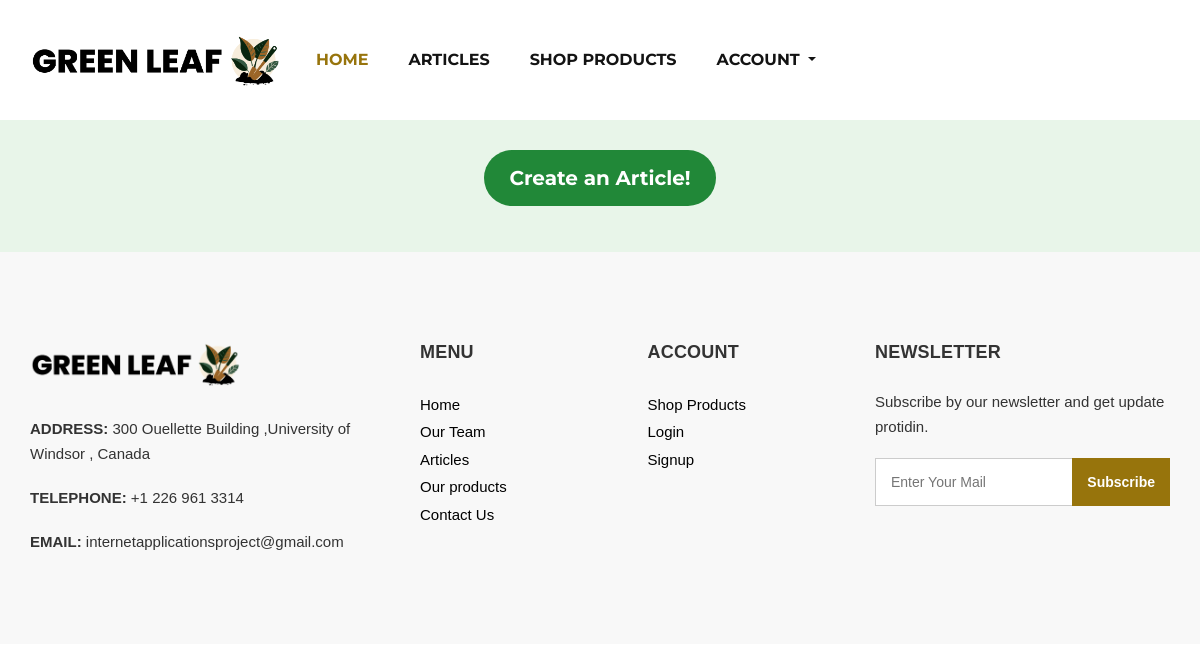
The page /article-home/ on the database as committed earlier.
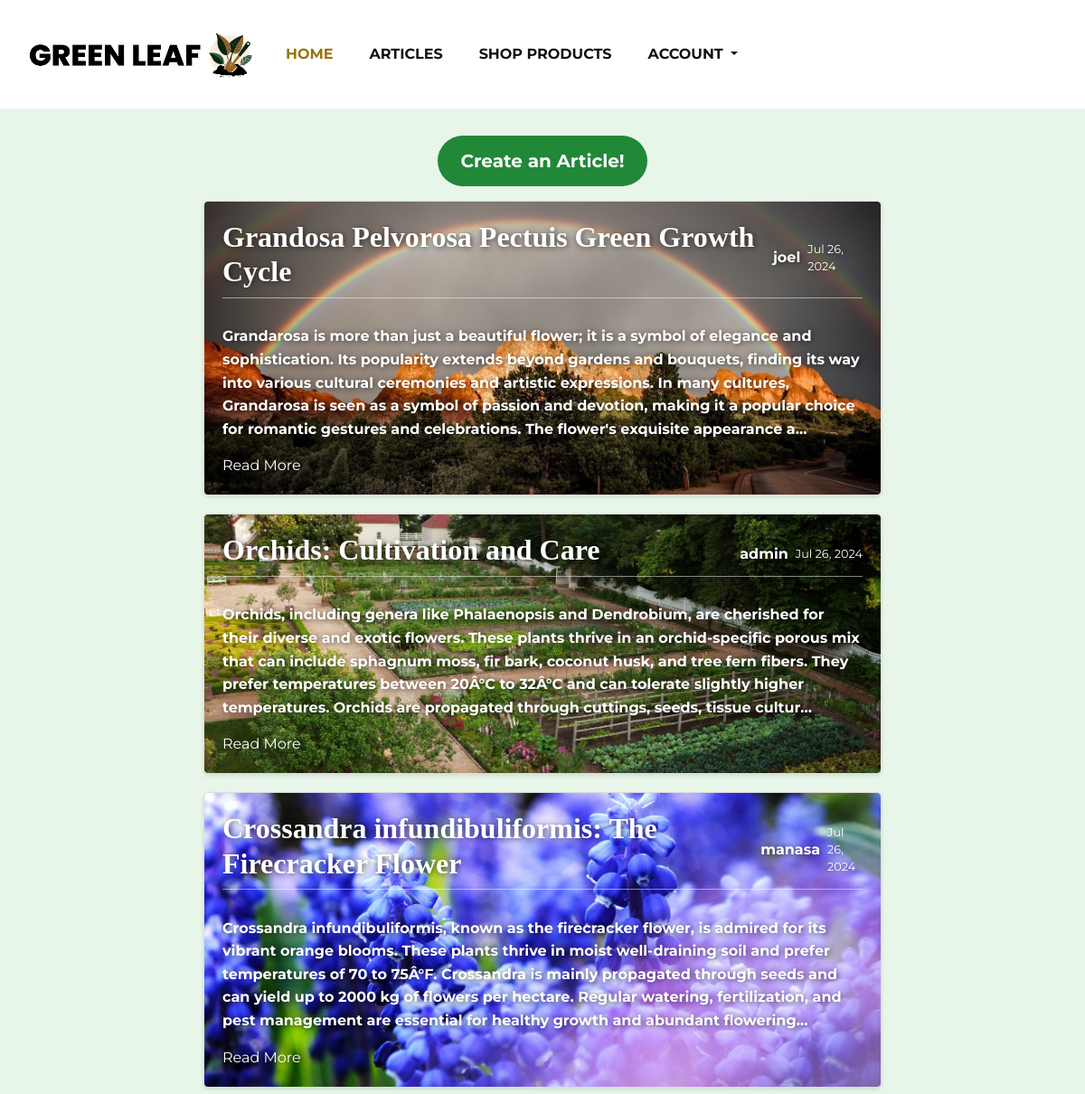
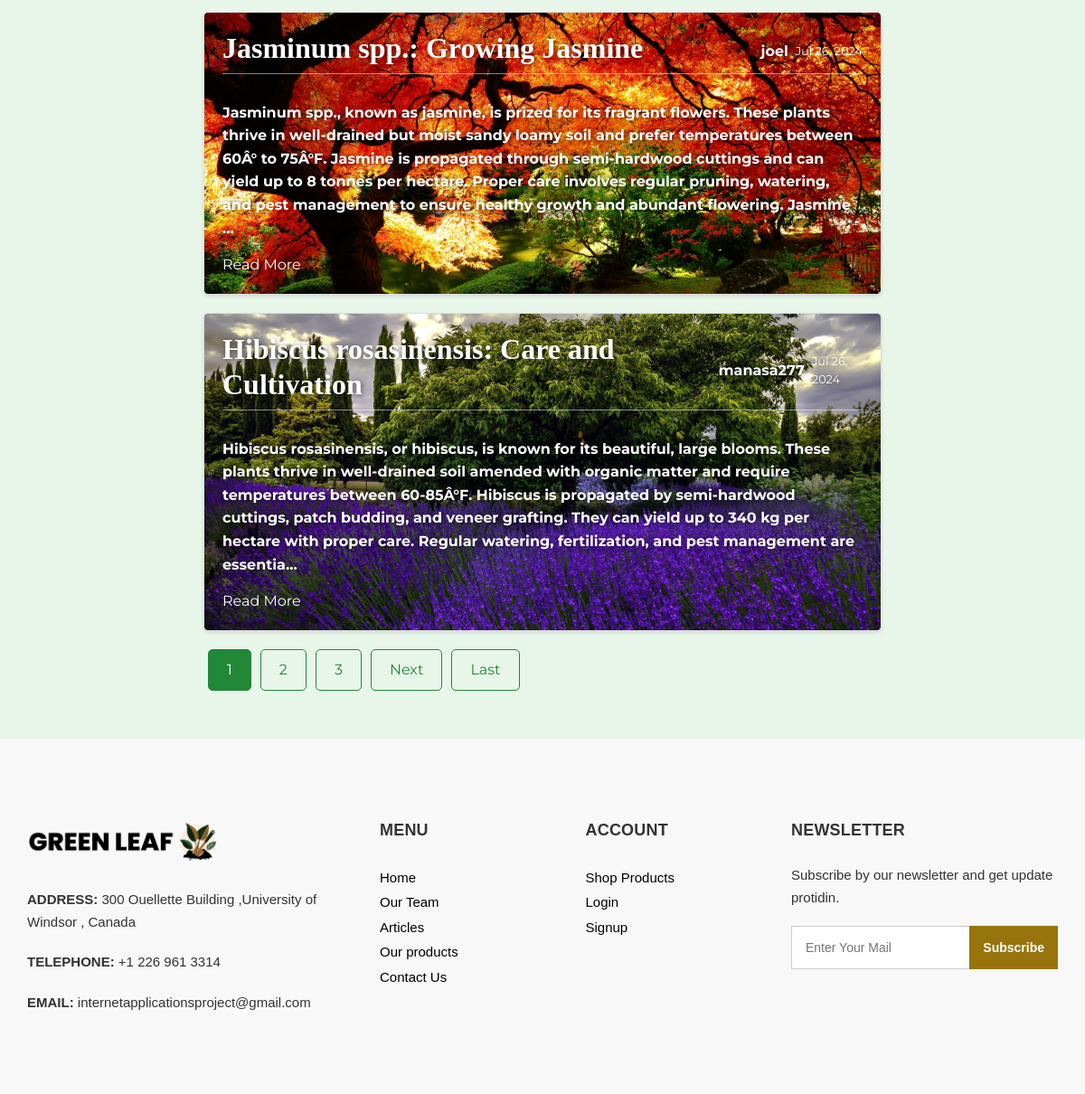
The same page on the database as committed later (2 pictures, top to bottom).
### GreenWebsite/models.py (models this page shows, shortened)
class Articles(models.Model):
    title = models.CharField(max_length=100)
    content = models.TextField()
    date_posted = models.DateTimeField(default=timezone.now)
    author = models.ForeignKey(User, on_delete=models.CASCADE)

### GreenWebsite/views.py (the view)
# urls.py: path('article-home/', ArticleListView.as_view(), name='article-home'),
class ArticleListView(ListView):
    model = Articles
    template_name = "articles/article-home.html"  # model_List.html is the default but since we built it already, we will proceed to change
    context_object_name = "posts"  # the default will be object
    ordering = ['-date_posted']
    paginate_by = 5

### templates/articles/article-home.html (shortened to what this page needs)
{% extends 'base.html' %}
{% load static %}
{% block article-bootstrap %} <link rel="stylesheet" href="{% static 'articles-home.css' %}"> {% endblock %}
{% block body %}
    <div class="container-fluid">
        <div class="row justify-content-center">
            <div class="col-auto">
                <button type="button" class="btn-quarternary" onclick="window.location.href='{% url 'article-create' %}'"><strong>Create an Article!</strong></button>
            </div>
        </div>
        <div class="row justify-content-center">
            <div class="col-12 col-md-10 col-lg-8">
                {% for article in posts %}
                    <article class="media content-section" style="background-image: url('{% static '../media/article_bg_img/' %}{% cycle 'article_b_img_1.jpg' 'article_b_img_2.jpg' 'article_b_img_3.jpg' 'article_b_img_4.jpg' 'article_b_img_5.jpg' as bg_image %}');">
                      <div class="media-body">
                        <div class="article-metadata">
                          <h2 class="article-title font-weight-bold"><a href="{% url 'article-detail' article.id %}">{{ article.title }}</a></h2>
                          <div class="metadata-right">
                            <a class="mr-2 font-weight-bold" href="{% url 'user-articles' article.author.username %}">{{ article.author }}</a>
                            <small >{{ article.date_posted|date:"M d, Y" }}</small>
                          </div>
                        </div>
                        <p class="article-content"><strong>
                            {{ article.content|truncatechars:400 }} </strong>
                        </p>
                        <a href="{% url 'article-detail' article.id %}", style="color: white">Read More</a>
                      </div>
                    </article>
                {% endfor %}
            {% if is_paginated %}
                <div class="pagination">
                    {% for num in page_obj.paginator.page_range %}
                        {% if page_obj.number == num %}
                            <a class="btn btn-info mb-4 current" href="?page={{ num }}">{{ num }}</a>
                        {% elif num > page_obj.number|add:'-3' and num < page_obj.number|add:'3'%}
                            <a class="btn btn-info mb-4" href="?page={{ num }}">{{ num }}</a>
                        {% endif %}
                    {% endfor %}
                    {% if page_obj.has_next %}
                        <a class="btn btn-outline-info mb-4" href="?page={{ page_obj.next_page_number }}">Next</a>
                        <a class="btn btn-outline-info mb-4" href="?page={{ page_obj.paginator.num_pages }}">Last</a>
                    {% endif %}
                </div>
            {% endif %}
            </div>
        </div>
    </div>
{% endblock body %}

### templates/base.html (shortened to what this page needs)
<!DOCTYPE html>
{% load static %}
<html lang="en">
   <head>
      <link rel="stylesheet" type="text/css" href="{% static 'css/bootstrap.css' %}" >
       <link rel="stylesheet" href="{% static 'dashboard.css' %}">
<link rel="stylesheet" href="https://cdnjs.cloudflare.com/ajax/libs/font-awesome/6.0.0-beta3/css/all.min.css">
      <link href="{% static 'css/font-awesome.min.css' %}" rel="stylesheet" />
      <link href="{% static 'css/style.css' %}?v={{ STATIC_VERSION }}" rel="stylesheet" />
      <link href="{% static 'css/responsive.css' %}" rel="stylesheet" />
       {% block article-bootstrap %} {% endblock article-bootstrap %}
   </head>
   <body>
      <div class="hero_area">
         <header class="header_section">
            <div class="container">
               <nav class="navbar navbar-expand-lg custom_nav-container ">
                  <a class="navbar-brand" href="{% url 'dashboard' %}"><img width="250" src="{% static 'images/logo.png' %}" alt="#" /></a>
                  <div class="collapse navbar-collapse" id="navbarSupportedContent">
                     <ul class="navbar-nav">
                        <li class="nav-item active">
                           <a class="nav-link" href="{% url 'dashboard' %}">Home <span class="sr-only">(current)</span></a>
                        </li>
                        <li class="nav-item">
                           <a class="nav-link" href="{% url 'botanica-home' %}">ARTICLES</a>
                        </li>
                         <li class="nav-item">
                           <a class="nav-link" href="{% url 'product_gallery' %}">SHOP PRODUCTS</a>
                        </li>
                        <li class="nav-item dropdown">
                           <a class="nav-link dropdown-toggle" href="#" data-toggle="dropdown" role="button" aria-haspopup="true" aria-expanded="true"> <span class="nav-label glyphicon glyphicon-user">Account </span></a>
                        </li>
                     </ul>
                  </div>
               </nav>
            </div>
         </header>
              </div>
    {% block body %}
    {% endblock %}
      <footer>
         <div class="container">
            <div class="row">
               <div class="col-md-4">
                   <div class="full">
                      <div class="logo_footer">
                        <a href="#"><img width="210" src="{% static 'images/logo.png' %}" alt="#" /></a>
                      </div>
                      <div class="information_f">
                        <p><strong>ADDRESS:</strong> 300 Ouellette Building ,University of Windsor , Canada</p>
                        <p><strong>TELEPHONE:</strong> +1 226 961 3314</p>
                        <p><strong>EMAIL:</strong> internetapplicationsproject@gmail.com</p>
                      </div>
                   </div>
               </div>
               <div class="col-md-8">
                  <div class="row">
                  <div class="col-md-7">
                     <div class="row">
                        <div class="col-md-6">
                     <div class="widget_menu">
                        <h3>Menu</h3>
                        <ul>
                           <li><a href="{% url 'dashboard' %}">Home</a></li>
                           <li><a href="{% url 'dashboard' %}" id="our-team-link">Our Team</a></li>
                            <li><a href="{% url 'botanica-home' %}">Articles</a></li>
                           <li><a href="{% url 'product_gallery' %}">Our products</a></li>
                           <li><a href="{% url 'contact-us' %}">Contact Us</a></li>
                        </ul>
                     </div>
                  </div>
                  <div class="col-md-6">
                     <div class="widget_menu">
                        <h3>Account</h3>
                        <ul>
                           <li><a href="{% url 'product_gallery' %}">Shop Products</a></li>
                            {% if user.is_authenticated %}
                                <li><a  href="{% url 'cart' %}">Checkout</a></li>
                                    <li><a href="{% url 'profile' %}">Profile</a></li>
                              <li><a href="{%  url 'order_history' %}">Order History</a></li>
                                    <li><a href="/logout">Logout</a></li>
                        {% else %}
                                    <li><a href="/login">Login</a></li>
                           <li><a href="/signup">Signup</a></li>
                        {% endif %}
                        </ul>
                     </div>
                  </div>
                     </div>
                  </div>
                  <div class="col-md-5">
                     <div class="widget_menu">
                        <h3>Newsletter</h3>
                        <div class="information_f">
                          <p>Subscribe by our newsletter and get update protidin.</p>
                        </div>
                        <div class="form_sub">
                          <form method="post" action="{% url 'subscribe' %}">
        <fieldset>
            <div class="field">
                <input type="email" placeholder="Enter Your Mail" name="email" required />
                <input type="submit" value="Subscribe" />
            </div>
        </fieldset>
    </form>
                        </div>
                     </div>
                  </div>
                  </div>
               </div>
            </div>
         </div>
      </footer>
   </body>
</html>

### static/dashboard.css (style rules this page uses)
body, html { margin: 0; padding: 0; font-family: 'Arial', sans-serif; }
.navbar { display: flex; justify-content: space-between; align-items: center; padding: 10px 20px; height: 90px; }
footer { background-color: #f5f5f5; color: #333; padding: 20px; font-family: Arial, sans-serif; }
.container { display: flex; }

### static/css/style.css (style rules this page uses)
* { box-sizing: border-box; }
body { font-family: 'Montserrat', sans-serif; color: #0c0c0c; background-color: #ffffff; overflow-x: hidden; }
h1, h2 { font-family: 'Playfair Display', serif; }
a, a:hover, a:focus { text-decoration: none; }
.btn, .btn:focus { outline: none !important; -webkit-box-shadow: none; box-shadow: none; }
.hero_area { position: relative; display: -webkit-box; display: -ms-flexbox; display: flex; -webkit-box-orient: vertical; -webkit-box-direction: normal; -ms-flex-direction: column; flex-direction: column; }
.header_section { padding: 15px 0; }
.navbar-brand { font-family: 'Playfair Display', serif; }
.custom_nav-container { padding: 0; }
.custom_nav-container .navbar-nav { margin-left: auto; }
.custom_nav-container .navbar-nav .nav-item .nav-link { padding: 5px 20px; color: #131313; text-align: center; text-transform: uppercase; border-radius: 5px; -webkit-transition: all 0.3s; transition: all 0.3s; font-weight: 700; }
.custom_nav-container .navbar-nav .nav-item:hover .nav-link, .custom_nav-container .navbar-nav .nav-item.active .nav-link { color: #97740c; }
footer { background: #f8f8f8; padding: 90px 0 70px; }
.logo_footer { margin-bottom: 30px; }
.information_f p { margin-bottom: 1.2rem; line-height: 25px; font-size: 15px; }
.widget_menu h3 { font-size: 18px; font-weight: 700; text-transform: uppercase; letter-spacing: 0.2px; margin-bottom: 25px; }
.widget_menu ul { list-style: none; padding: 0; margin: 0; }
.widget_menu ul li { float: left; width: 100%; }
.widget_menu ul li a { font-size: 15px; color: #000; margin-bottom: 0; float: left; width: 100%; margin-top: 5px; }
.field { display: flex; }
.widget_menu { float: left; width: 100%; }
div.form_sub .field input[type="email"], div.form_sub .field input[type="email"]:hover, div.form_sub .field input[type="email"]:focus { padding: 10px 110px 10px 15px; border-radius: 0; border: solid #ccc 1px; font-size: 14px; position: relative; box-shadow: none; width: 100%; height: 48px; }
.form_sub { position: relative; }
.form_sub input[type="email"] + input[type="submit"] { position: absolute; right: 0; background: #97740c; color: #fff; border: none; top: 0px; font-size: 14px; height: 48px; font-weight: 600; padding: 0 15px; }
form input { background: #fff; border: solid #ccc 1px; padding: 15px 15px; width: 100%; font-size: 14px; margin-bottom: 20px; line-height: normal; }
form input[type="submit"] { border: none; padding: 15px 45px; width: auto; font-size: 16px; text-transform: capitalize; line-height: normal; margin: 0 auto; display: flex; background: #333; color: #fff; font-weight: 600; transition: ease all 0.1s; }

### static/css/responsive.css (style rules this page uses)
@media (min-width: 1200px) { .container { max-width: 1170px; } }

### templates/base.html (style rules this page uses)
.nav-link { position: relative; display: inline-block; }

### templates/articles/article-home.html (style rules this page uses)
.container-fluid { background-color: #e8f5e9; }

Rows that differ between the two databases and show on the page:
added Articles: title "Grandosa Pelvorosa Pectuis Green Growth Cycle", author "joel", date_posted "Jul 26, 2024", content "Grandarosa is more than just a beautiful flower; it is a symbol of elegance and sophistication. Its popularity extends beyond gardens and bouquets, finding its way into various cultural ceremonies and artistic expressions. In many cultures, Grandarosa is seen as a symbol of passion and devotion, making it a popular choice for romantic gestures and celebrations. The flower's exquisite appearance a…"
added Articles: title "Orchids: Cultivation and Care", author "admin", date_posted "Jul 26, 2024", content "Orchids, including genera like Phalaenopsis and Dendrobium, are cherished for their diverse and exotic flowers. These plants thrive in an orchid-specific porous mix that can include sphagnum moss, fir bark, coconut husk, and tree fern fibers. They prefer temperatures between 20Â°C to 32Â°C and can tolerate slightly higher temperatures. Orchids are propagated through cuttings, seeds, tissue cultur…"
added Articles: title "Crossandra infundibuliformis: The Firecracker Flower", author "manasa", date_posted "Jul 26, 2024", content "Crossandra infundibuliformis, known as the firecracker flower, is admired for its vibrant orange blooms. These plants thrive in moist well-draining soil and prefer temperatures of 70 to 75Â°F. Crossandra is mainly propagated through seeds and can yield up to 2000 kg of flowers per hectare. Regular watering, fertilization, and pest management are essential for healthy growth and abundant flowering…"
added Articles: title "Jasminum spp.: Growing Jasmine", author "joel", date_posted "Jul 26, 2024", content "Jasminum spp., known as jasmine, is prized for its fragrant flowers. These plants thrive in well-drained but moist sandy loamy soil and prefer temperatures between 60Â° to 75Â°F. Jasmine is propagated through semi-hardwood cuttings and can yield up to 8 tonnes per hectare. Proper care involves regular pruning, watering, and pest management to ensure healthy growth and abundant flowering. Jasmine …"
added Articles: title "Hibiscus rosasinensis: Care and Cultivation", author "manasa277", date_posted "Jul 26, 2024", content "Hibiscus rosasinensis, or hibiscus, is known for its beautiful, large blooms. These plants thrive in well-drained soil amended with organic matter and require temperatures between 60-85Â°F. Hibiscus is propagated by semi-hardwood cuttings, patch budding, and veneer grafting. They can yield up to 340 kg per hectare with proper care. Regular watering, fertilization, and pest management are essentia…"
Other text that changed with them:
new list line: "1"
new list line: "2"
new list line: "3"
text now shown: "Next Last"
